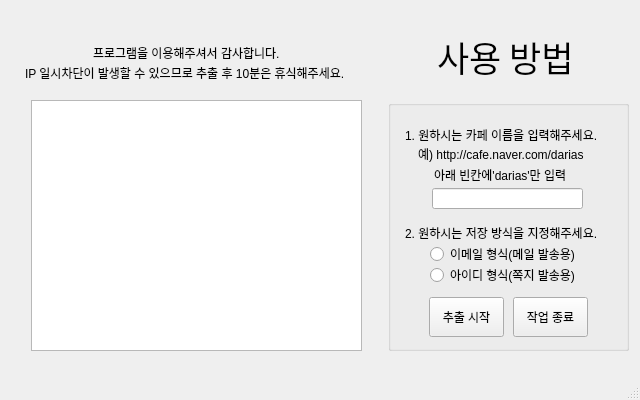
<?xml version="1.0" encoding="UTF-8"?>
<ui version="4.0">
 <class>mywindow</class>
 <widget class="QMainWindow" name="mywindow">
  <property name="windowModality">
   <enum>Qt::NonModal</enum>
  </property>
  <property name="geometry">
   <rect>
    <x>0</x>
    <y>0</y>
    <width>640</width>
    <height>400</height>
   </rect>
  </property>
  <property name="sizePolicy">
   <sizepolicy hsizetype="Preferred" vsizetype="Preferred">
    <horstretch>0</horstretch>
    <verstretch>0</verstretch>
   </sizepolicy>
  </property>
  <property name="baseSize">
   <size>
    <width>0</width>
    <height>0</height>
   </size>
  </property>
  <property name="windowTitle">
   <string>카페 이메일 추출기</string>
  </property>
  <widget class="QWidget" name="centralwidget">
   <widget class="QPushButton" name="pushButton1">
    <property name="geometry">
     <rect>
      <x>429</x>
      <y>297</y>
      <width>75</width>
      <height>40</height>
     </rect>
    </property>
    <property name="text">
     <string>추출 시작</string>
    </property>
   </widget>
   <widget class="QLabel" name="label">
    <property name="geometry">
     <rect>
      <x>437</x>
      <y>32</y>
      <width>151</width>
      <height>50</height>
     </rect>
    </property>
    <property name="font">
     <font>
      <family>Agency FB</family>
      <pointsize>26</pointsize>
     </font>
    </property>
    <property name="text">
     <string>사용 방법</string>
    </property>
   </widget>
   <widget class="QLabel" name="label_2">
    <property name="geometry">
     <rect>
      <x>405</x>
      <y>127</y>
      <width>231</width>
      <height>16</height>
     </rect>
    </property>
    <property name="text">
     <string>1. 원하시는 카페 이름을 입력해주세요.</string>
    </property>
   </widget>
   <widget class="QLabel" name="label_3">
    <property name="geometry">
     <rect>
      <x>418</x>
      <y>146</y>
      <width>191</width>
      <height>16</height>
     </rect>
    </property>
    <property name="text">
     <string>예) http://cafe.naver.com/darias</string>
    </property>
   </widget>
   <widget class="QLabel" name="label_4">
    <property name="geometry">
     <rect>
      <x>140</x>
      <y>280</y>
      <width>101</width>
      <height>20</height>
     </rect>
    </property>
    <property name="text">
     <string/>
    </property>
   </widget>
   <widget class="QPushButton" name="pushButton2">
    <property name="geometry">
     <rect>
      <x>513</x>
      <y>297</y>
      <width>75</width>
      <height>40</height>
     </rect>
    </property>
    <property name="text">
     <string>작업 종료</string>
    </property>
   </widget>
   <widget class="QRadioButton" name="radio1">
    <property name="geometry">
     <rect>
      <x>430</x>
      <y>246</y>
      <width>161</width>
      <height>16</height>
     </rect>
    </property>
    <property name="focusPolicy">
     <enum>Qt::StrongFocus</enum>
    </property>
    <property name="text">
     <string>이메일 형식(메일 발송용)</string>
    </property>
   </widget>
   <widget class="QRadioButton" name="radio2">
    <property name="geometry">
     <rect>
      <x>430</x>
      <y>267</y>
      <width>161</width>
      <height>16</height>
     </rect>
    </property>
    <property name="text">
     <string>아이디 형식(쪽지 발송용)</string>
    </property>
   </widget>
   <widget class="QLineEdit" name="lineEdit">
    <property name="geometry">
     <rect>
      <x>432</x>
      <y>188</y>
      <width>151</width>
      <height>21</height>
     </rect>
    </property>
   </widget>
   <widget class="QLabel" name="label_5">
    <property name="geometry">
     <rect>
      <x>405</x>
      <y>223</y>
      <width>221</width>
      <height>20</height>
     </rect>
    </property>
    <property name="text">
     <string>2. 원하시는 저장 방식을 지정해주세요.</string>
    </property>
   </widget>
   <widget class="QLabel" name="label_6">
    <property name="geometry">
     <rect>
      <x>93</x>
      <y>43</y>
      <width>211</width>
      <height>20</height>
     </rect>
    </property>
    <property name="text">
     <string>프로그램을 이용해주셔서 감사합니다.</string>
    </property>
   </widget>
   <widget class="QLabel" name="label_7">
    <property name="geometry">
     <rect>
      <x>25</x>
      <y>63</y>
      <width>361</width>
      <height>20</height>
     </rect>
    </property>
    <property name="text">
     <string>IP 일시차단이 발생할 수 있으므로 추출 후 10분은 휴식해주세요.</string>
    </property>
   </widget>
   <widget class="QListWidget" name="listWidget">
    <property name="geometry">
     <rect>
      <x>31</x>
      <y>100</y>
      <width>331</width>
      <height>251</height>
     </rect>
    </property>
    <property name="font">
     <font>
      <pointsize>11</pointsize>
     </font>
    </property>
    <item>
     <property name="text">
      <string/>
     </property>
     <property name="font">
      <font>
       <family>돋움</family>
       <pointsize>9</pointsize>
      </font>
     </property>
    </item>
    <item>
     <property name="text">
      <string/>
     </property>
    </item>
    <item>
     <property name="text">
      <string/>
     </property>
    </item>
    <item>
     <property name="text">
      <string/>
     </property>
     <property name="font">
      <font>
       <family>돋움</family>
      </font>
     </property>
     <property name="textAlignment">
      <set>AlignCenter</set>
     </property>
    </item>
    <item>
     <property name="text">
      <string/>
     </property>
     <property name="font">
      <font>
       <family>돋움</family>
      </font>
     </property>
     <property name="textAlignment">
      <set>AlignCenter</set>
     </property>
    </item>
    <item>
     <property name="text">
      <string/>
     </property>
    </item>
    <item>
     <property name="text">
      <string/>
     </property>
     <property name="font">
      <font>
       <family>돋움</family>
       <pointsize>20</pointsize>
       <weight>75</weight>
       <bold>true</bold>
      </font>
     </property>
     <property name="textAlignment">
      <set>AlignCenter</set>
     </property>
    </item>
    <item>
     <property name="text">
      <string/>
     </property>
    </item>
    <item>
     <property name="text">
      <string/>
     </property>
    </item>
    <item>
     <property name="text">
      <string/>
     </property>
     <property name="font">
      <font>
       <family>돋움</family>
       <pointsize>12</pointsize>
       <weight>75</weight>
       <bold>true</bold>
      </font>
     </property>
     <property name="textAlignment">
      <set>AlignCenter</set>
     </property>
    </item>
    <item>
     <property name="text">
      <string/>
     </property>
    </item>
   </widget>
   <widget class="QGroupBox" name="groupBox">
    <property name="geometry">
     <rect>
      <x>388</x>
      <y>100</y>
      <width>241</width>
      <height>251</height>
     </rect>
    </property>
    <property name="title">
     <string/>
    </property>
    <widget class="QLabel" name="label_8">
     <property name="geometry">
      <rect>
       <x>46</x>
       <y>67</y>
       <width>151</width>
       <height>16</height>
      </rect>
     </property>
     <property name="text">
      <string>아래 빈칸에'darias'만 입력</string>
     </property>
    </widget>
   </widget>
   <zorder>groupBox</zorder>
   <zorder>pushButton1</zorder>
   <zorder>label</zorder>
   <zorder>label_2</zorder>
   <zorder>label_3</zorder>
   <zorder>label_4</zorder>
   <zorder>pushButton2</zorder>
   <zorder>radio1</zorder>
   <zorder>radio2</zorder>
   <zorder>lineEdit</zorder>
   <zorder>label_5</zorder>
   <zorder>label_6</zorder>
   <zorder>label_7</zorder>
   <zorder>listWidget</zorder>
  </widget>
  <widget class="QMenuBar" name="menubar">
   <property name="geometry">
    <rect>
     <x>0</x>
     <y>0</y>
     <width>640</width>
     <height>21</height>
    </rect>
   </property>
  </widget>
  <widget class="QStatusBar" name="statusbar"/>
 </widget>
 <resources/>
 <connections/>
</ui>
